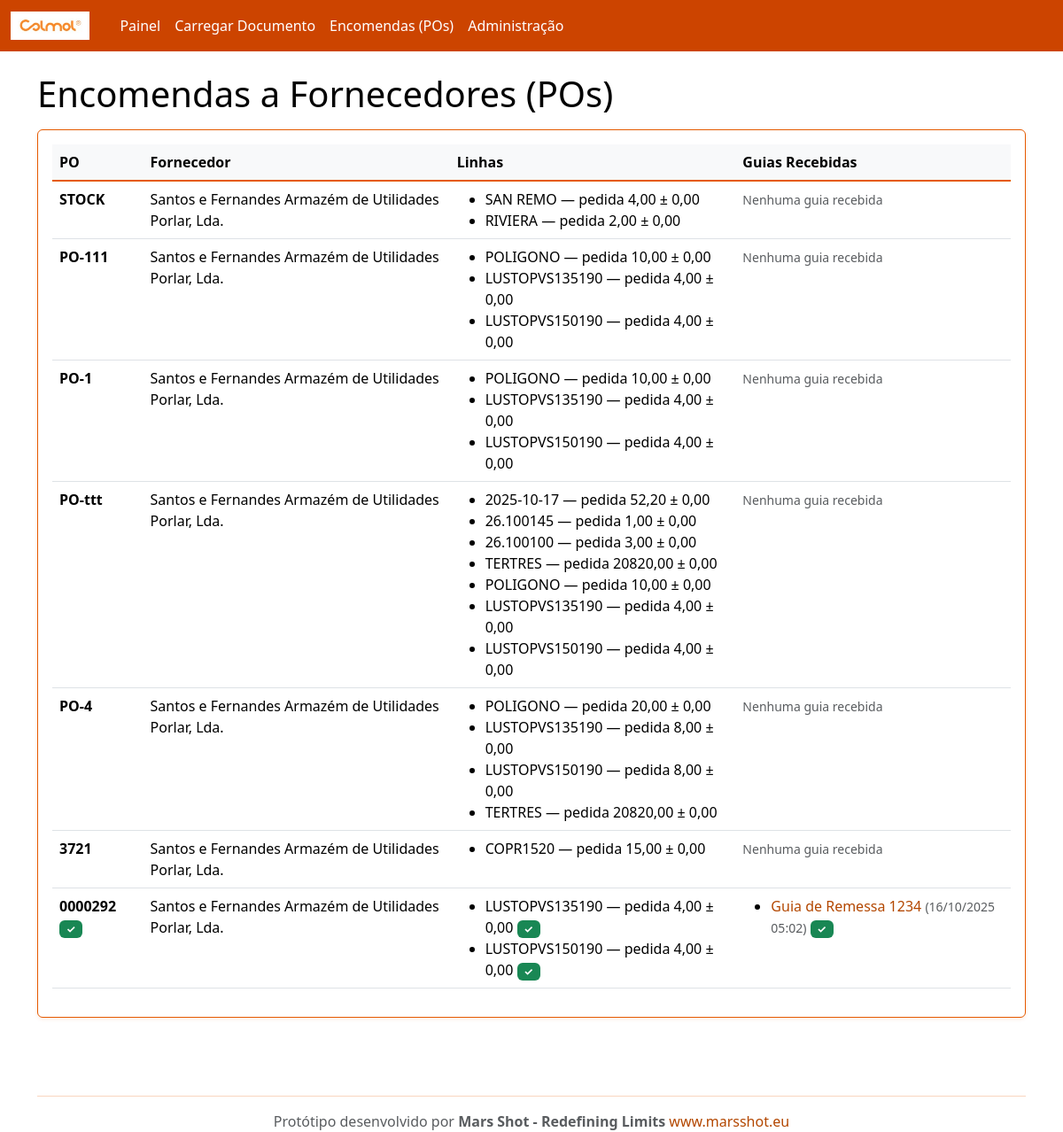
Before: /po/ with the older database file.
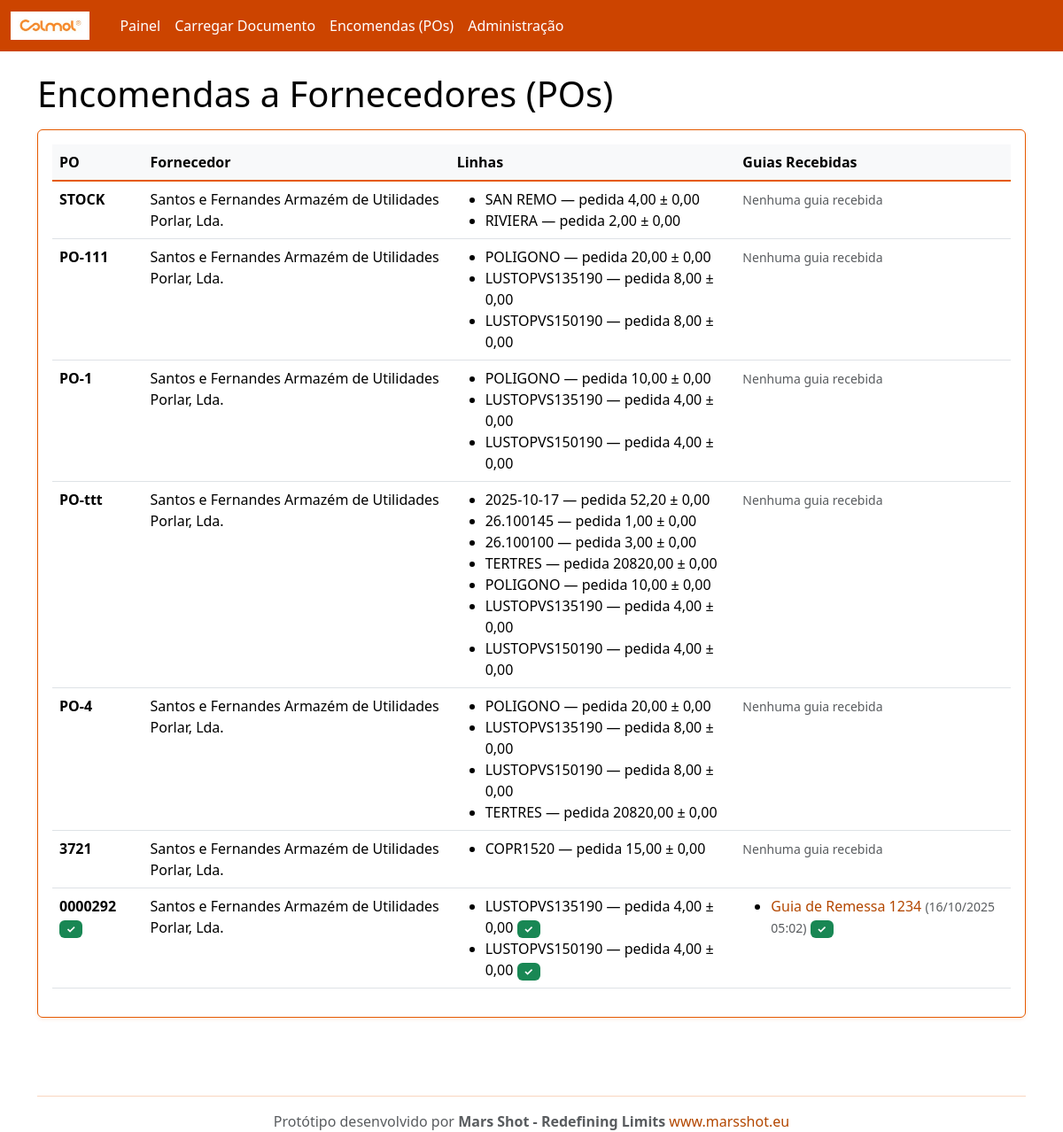
After: the same page with the newer database file.
### rececao/models.py (models this page shows, shortened)
class POLine(models.Model):
    po = models.ForeignKey(PurchaseOrder, on_delete=models.CASCADE, related_name='lines')
    internal_sku = models.CharField(max_length=120)  # código interno Colmol
    description = models.CharField(max_length=255, blank=True)
    unit = models.CharField(max_length=20, default='UN')
    qty_ordered = models.DecimalField(max_digits=12, decimal_places=2)
    qty_received = models.DecimalField(max_digits=12, decimal_places=2, default=0)
    tolerance = models.DecimalField(max_digits=6, decimal_places=2, default=0)  # tolerância admitida
    class Meta:
        unique_together = ('po','internal_sku')
    @property
    def qty_remaining(self):
        return self.qty_ordered - self.qty_received
    @property
    def is_complete(self):
        return self.qty_remaining <= 0

### rececao/views.py (the view)
# urls.py: path('po/', views.po_list, name='po_list'),
def po_list(request):
    from django.db.models import Prefetch
    from .models import InboundDocument
    pos = PurchaseOrder.objects.all().order_by('-id').prefetch_related(
        'lines',
        Prefetch(
            'inbound_docs',
            queryset=InboundDocument.objects.filter(doc_type='GR').order_by('-received_at'),
            to_attr='guias_remessa'
        )
    )
    return render(request, 'po_list.html', {'pos': pos})

### rececao/models.py (called while the page is built)
    @property
    def is_complete(self):
        lines = self.lines.all()
        if not lines.exists():
            return False
        return all(line.is_complete for line in lines)

### templates/po_list.html
{% extends "base.html" %}
{% block content %}
<h1>Encomendas a Fornecedores (POs)</h1>
<div class="card p-3 mt-3">
  <table class="table table-hover">
    <thead><tr><th>PO</th><th>Fornecedor</th><th>Linhas</th><th>Guias Recebidas</th></tr></thead>
    <tbody>
      {% for p in pos %}
      <tr>
        <td>
          <strong>{{ p.number }}</strong>
          {% if p.is_complete %}
            <span class="badge bg-success">✓</span>
          {% endif %}
        </td>
        <td>{{ p.supplier.name }}</td>
        <td>
          <ul class="mb-0">
          {% for l in p.lines.all %}
            <li>
              {{ l.internal_sku }} — pedida {{ l.qty_ordered|floatformat:2 }} ± {{ l.tolerance|floatformat:2 }}
              {% if l.is_complete %}
                <span class="badge bg-success">✓</span>
              {% endif %}
            </li>
          {% endfor %}
          </ul>
        </td>
        <td>
          {% if p.guias_remessa %}
            <ul class="mb-0">
            {% for guia in p.guias_remessa %}
              <li>
                <a href="/inbound/{{ guia.id }}/" class="text-decoration-none">
                  {{ guia.get_doc_type_display }} {{ guia.number }}
                </a>
                <small class="text-muted">({{ guia.received_at|date:"d/m/Y H:i" }})</small>
                {% if guia.match_result %}
                  {% if guia.match_result.status == 'matched' %}
                    <span class="badge bg-success">✓</span>
                  {% elif guia.match_result.status == 'exceptions' %}
                    <span class="badge bg-warning">!</span>
                  {% endif %}
                {% endif %}
              </li>
            {% endfor %}
            </ul>
          {% else %}
            <small class="text-muted">Nenhuma guia recebida</small>
          {% endif %}
        </td>
      </tr>
      {% empty %}
      <tr><td colspan="4">Sem POs. Use o admin para criar dados de exemplo.</td></tr>
      {% endfor %}
    </tbody>
  </table>
</div>
{% endblock %}

Changed rows visible on the page:
changed POLine (number 3 of 22 on the later page): qty_ordered "10,00" → "20,00"
changed POLine (number 4 of 22 on the later page): qty_ordered "4,00" → "8,00"
changed POLine (number 5 of 22 on the later page): qty_ordered "4,00" → "8,00"
